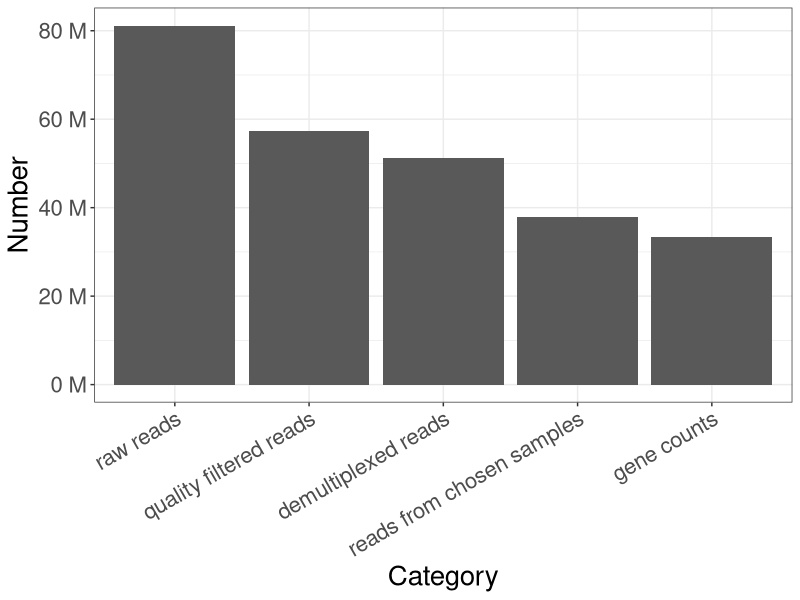

The R script that drew this image:
library(ggplot2)
library(scales)

readnum <- data.frame(
  number = c(81165187, 57234663, 51135000, 37897462, 33311549),
  category = factor(c("raw reads", "quality filtered reads", "demultiplexed reads", "reads from chosen samples", "gene counts"), 
                    levels = c("raw reads", "quality filtered reads", "demultiplexed reads", "reads from chosen samples", "gene counts"))
)

pdf("totalreadnum.pdf", height = 4, width = 8)
ggplot(readnum, aes(x=category, y=number)) +
  geom_bar(stat="identity") +
  theme_bw() +
  theme(text = element_text(size=20), 
        axis.text.x = element_text(angle = 30, vjust = 1, hjust = 1),) +
  labs(x = "Category", y = "Number") +
  scale_y_continuous(labels = unit_format(unit = "M", scale = 1e-6))
dev.off()
